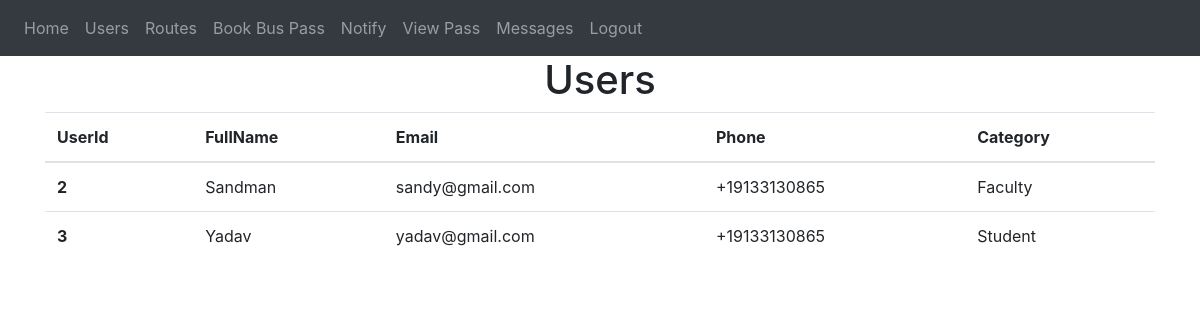
Page /users (signed in) on the earlier database version.
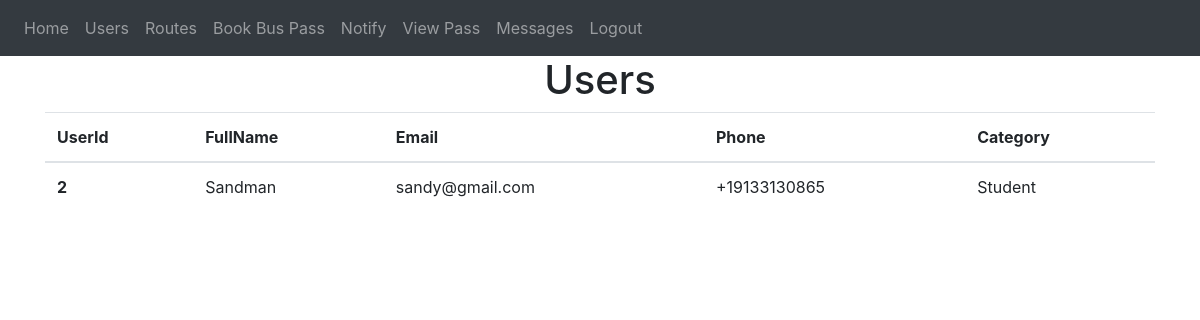
Same page on the later database version.
### website/models.py (models this page shows)
class User(db.Model, UserMixin):
    id = db.Column(db.Integer, primary_key=True)
    username = db.Column(db.String(150), unique=True)
    password = db.Column(db.String(150))
    name = db.Column(db.String(150))
    phone = db.Column(db.String(150))
    role = db.Column(db.Integer)
    categoryid = db.Column(db.Integer, db.ForeignKey('category.id'))
    appvisits = db.Column(db.Integer)
    categories = db.relationship('Category')

### website/views.py (the view)
@views.route('/users', methods=['GET'])
@login_required
def users():
    users = User.query.filter(User.role != 1).all()
    return render_template('users.html', user=current_user, users = users)

### website/__init__.py (called while the page is built)
def create_app():
    app = Flask(__name__)
    app.config['SECRET_KEY'] = 'SANDEEP'
    app.config['SQLALCHEMY_DATABASE_URI'] =\
        'sqlite:///' + path.join(basedir, 'database.db')
    db.init_app(app)
    from .views import views
    from .auth import auth
    app.register_blueprint(views, url_prefix='/')
    app.register_blueprint(auth, url_prefix='/')
    from .models import User
    login_manager = LoginManager(app)
    login_manager.login_view = 'auth.login' # type: ignore
    login_manager.init_app(app)
    @login_manager.user_loader
    def load_user(id):
        return User.query.get(int(id))
    with app.app_context():
        create_database()
    return app

### website/templates/users.html
{% extends "base.html" %} {% block title %}Home{% endblock %} {% block content
    %}
    <h1 align="center">Users</h1>
    <table class="table">
      <thead>
        <tr>
          <th scope="col">UserId</th>
          <th scope="col">FullName</th>
          <th scope="col">Email</th>
          <th scope="col">Phone</th>
          <th scope="col">Category</th>
        </tr>
      </thead>
      <tbody>
        {% for user in users %}
        <tr>
          <th scope="row">{{user.id}}</th>
          <td>{{user.name}}</td>
          <td>{{user.username}}</td>
          <td>{{user.phone}}</td>
          <td>{{'Faculty' if user.categoryid == 1 else 'Student' }}</td>
        </tr>
        {% endfor %}
      </tbody>
    </table>
    {% endblock %}

### website/templates/base.html (shortened to what this page needs)
<!DOCTYPE html>
<html>
  <head>
    <link
      rel="stylesheet"
      href="https://stackpath.bootstrapcdn.com/bootstrap/4.4.1/css/bootstrap.min.css"
    />
    <link
      rel="stylesheet"
      href="https://stackpath.bootstrapcdn.com/font-awesome/4.7.0/css/font-awesome.min.css"
    />
    <link
      rel="stylesheet"
      href="../main.css"
    />
  <body>
    <nav class="navbar navbar-expand-lg navbar-dark bg-dark">
      <div class="collapse navbar-collapse" id="navbar">
        <div class="navbar-nav">
          {% if user.is_authenticated %}
          <a class="nav-item nav-link" id="home" href="/">Home</a>
            {% if user.role == 1 %}
              <a class="nav-item nav-link" id="users" href="/users">Users</a>
            {% endif %}
          <a class="nav-item nav-link" id="routes" href="/routes">Routes</a>
          <a class="nav-item nav-link" id="bookpass" href="/bookpass">Book Bus Pass</a>
          {% if user.role == 1 %}
              <a class="nav-item nav-link" id="addnotification" href="/addnotification">Notify</a>
          {% endif %}
          <a class="nav-item nav-link" id="viewpass" href="/viewpass">View Pass</a>
          <a class="nav-item nav-link" id="viewmessage" href="/viewmessage/{{user.id}}">Messages
          </a>
          <a class="nav-item nav-link" id="logout" href="/logout">Logout</a>
          {% else %}
          <a class="nav-item nav-link" id="login" href="/login">Login</a>
          <a class="nav-item nav-link" id="signUp" href="/sign-up">Sign Up</a>
          {% endif %}
        </div>
      </div>
    </nav>
    <div class="container">{% block content %} {% endblock %}</div>
  </body>
</html>

Differences in the rows shown:
removed User: id "3", name "Yadav", username "yadav@gmail.com", phone "+19133130865", categoryid "Student"
changed User "Sandman": categoryid "Faculty" → "Student"
